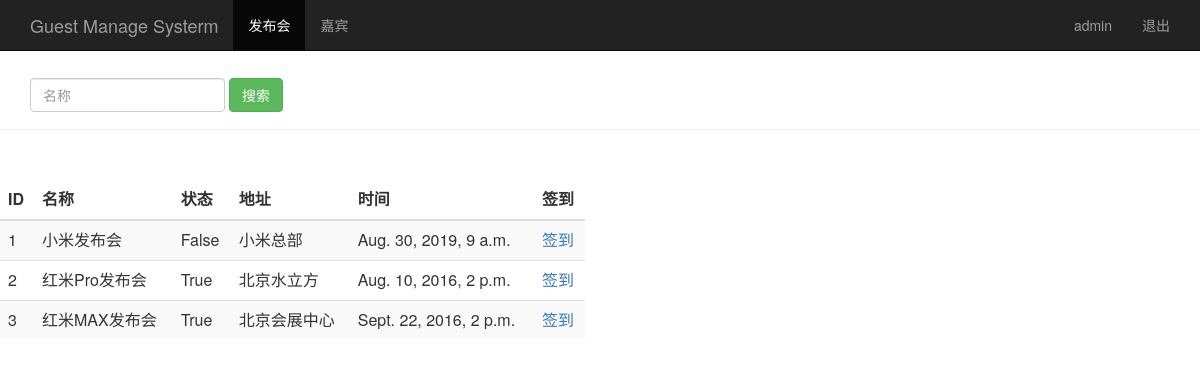
The page /event_manage/ (signed in) on the database its author committed.
### sign/models.py (models this page shows, shortened)
class Event(models.Model):
    name = models.CharField(max_length=100)
    limit = models.IntegerField()
    status = models.BooleanField()
    address = models.CharField(max_length=200)
    start_time = models.DateTimeField('events time')
    create_time = models.DateTimeField(auto_now=True)

### sign/views.py (the view)
# urls.py: url(r'^event_manage/$', views.event_manage),
@login_required
def event_manage(request):
    event_list = Event.objects.all()
    username = request.session.get('user', '')
    return render(request, 'event_manage.html', {'user': username, 'events': event_list})

### sign/templates/event_manage.html (shortened to what this page needs)
<html lang="zh-CN">
    <head>
        {% load bootstrap3 %}
        {% bootstrap_css %}
    </head>
    <body role="document">
        <nav class="navbar navbar-inverse navbar-fixed-top">
            <div class="container">
                <div class="navbar-header">
                    <a class="navbar-brand" href="/event_manage/">Guest Manage Systerm</a>
                </div>
                <div id="navbar" class="collapse navbar-collapse">
                    <ul class="nav navbar-nav">
                        <li class="active"><a href='#'>发布会</a></li>
                        <li><a href="/guest_manage/">嘉宾</a></li>
                    </ul>
                    <ul class="nav navbar-nav navbar-right">
                        <li><a href="#">{{user}}</a></li>
                        <li><a href="/logout">退出</a></li>
                    </ul>
                </div>
            </div>
        </nav>
        <div class="page-header" style="padding-top: 30px;">
            <div id="navbar" class="navbar-collapse collapse">
                <form class="navbar-form" method="get" action="/search_name_event/">
                    <div class="form-group">
                        <input name="name" type="text" placeholder="名称" class="form-control">
                    </div>
                    <button type="submit" class="btn btn-success">搜索</button>
                </form>
            </div>
        </div>
        <div class="row" style="padding-top: 30px;">
            <div class="col-md-6">
                <table class="table table-striped">
                    <thead>
                        <tr>
                            <th>ID</th>
                            <th>名称</th>
                            <th>状态</th>
                            <th>地址</th>
                            <th>时间</th>
                            <th>签到</th>
                        </tr>
                    </thead>
                    <tbody>
                        {% for event in events %}
                            <tr>
                                <td>{{event.id}}</td>
                                <td>{{event.name}}</td>
                                <td>{{event.status}}</td>
                                <td>{{event.address}}</td>
                                <td>{{event.start_time}}</td>
                                <td>
                                    <a href="/sign_index/{{ event.id }}/" target="{{event.id}}_blank">签到</a>
                                </td>
                            </tr>
                        {% endfor %}
                    </tbody>
                </table>
            </div>
        </div>
    </body>
</html>

### rows shown on the page
Event: id "1", name "小米发布会", status "False", address "小米总部", start_time "Aug. 30, 2019, 9 a.m."
Event: id "2", name "红米Pro发布会", status "True", address "北京水立方", start_time "Aug. 10, 2016, 2 p.m."
Event: id "3", name "红米MAX发布会", status "True", address "北京会展中心", start_time "Sept. 22, 2016, 2 p.m."

### other values the page prints
{{ user }} "admin"
